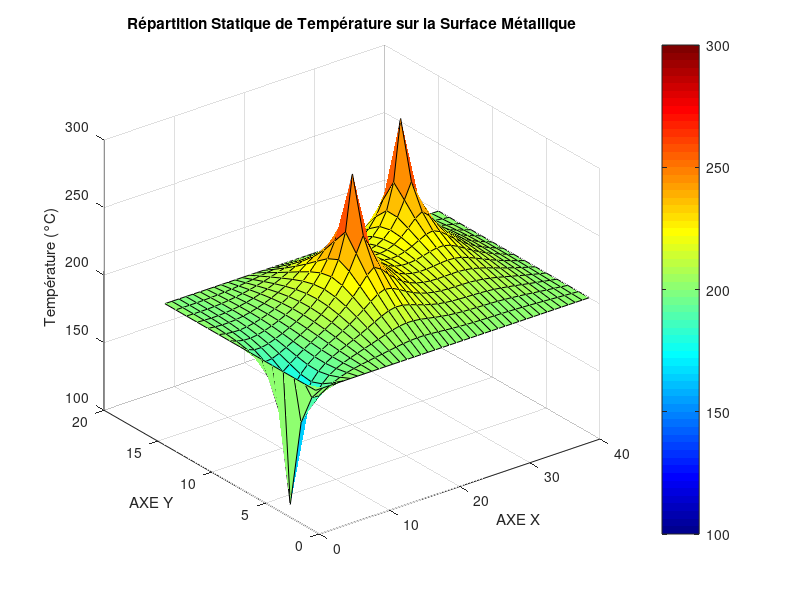

The MATLAB script that drew this image:
% Paramètres
Nx = 15;                
Ny = 40;                
maxIterations = 1000;  
tolerance = 1e-4;       

% Initialisation de la matrice des températures
Temperature = zeros(Nx, Ny);  

% Conditions aux limites
Temperature(:, 1) = 200; 
Temperature(:, end) = 200; 
Temperature(1, :) = 200;  
Temperature(end, :) = 200;  

% Points spécifiques avec des températures fixes
point_I = [12, 30];	      % Point I à 300°C
point_J = [8, 17];        % Point J à 300°C
point_K = [4, 2];         % Point K à 100°C

Temperature(point_I(1), point_I(2)) = 300;
Temperature(point_J(1), point_J(2)) = 300;
Temperature(point_K(1), point_K(2)) = 100;

% Méthode itérative de Gauss-Seidel pour résoudre le problème
for iteration = 1:maxIterations
    Temperature_old = Temperature;

    % Mise à jour des températures internes
    for i = 2:Nx-1
        for j = 2:Ny-1
            if (i == point_I(1) && j == point_I(2)) || ...
               (i == point_J(1) && j == point_J(2)) || ...
               (i == point_K(1) && j == point_K(2))
                continue;
            end
        
            % Calcul de la nouvelle température
            Temperature(i, j) = 0.25 * (Temperature_old(i+1, j) + Temperature_old(i-1, j) + ...
                                        Temperature_old(i, j+1) + Temperature_old(i, j-1));
        end
    end

    % Critère de convergence
    if max(max(abs(Temperature - Temperature_old))) < tolerance
        fprintf('Convergence atteinte après %d itérations\n', iteration);
        break;
    end
end

% Visualisation des résultats
surf(Temperature);  
xlabel('AXE X'); 
ylabel('AXE Y'); 
zlabel('Température (°C)');  
title('Répartition Statique de Température sur la Surface Métallique');
colormap jet;  
colorbar;  
